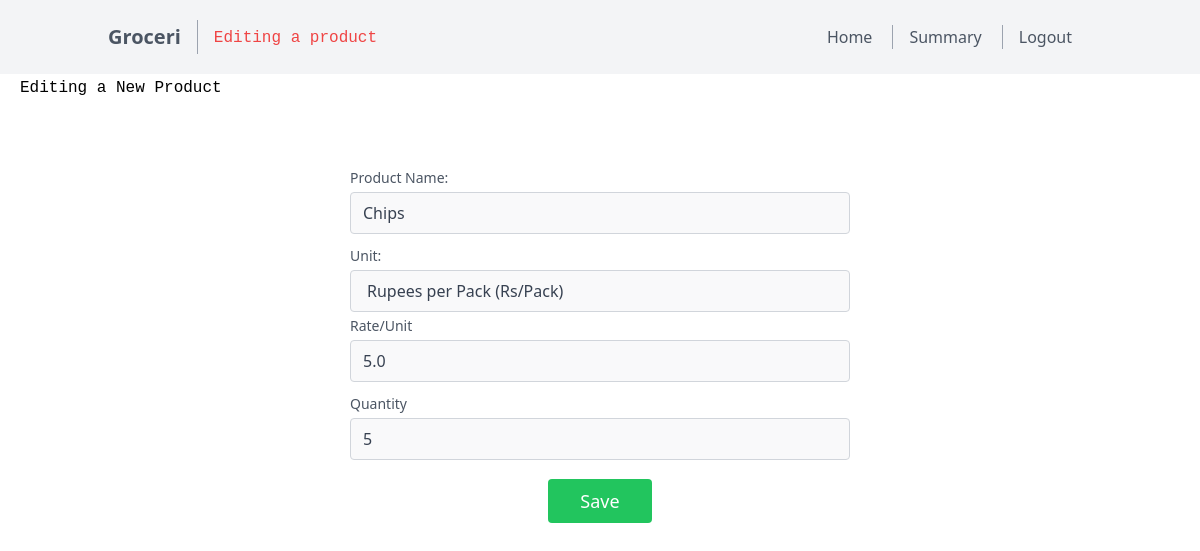
The page /product/16/edit (signed in) on the database as committed earlier.
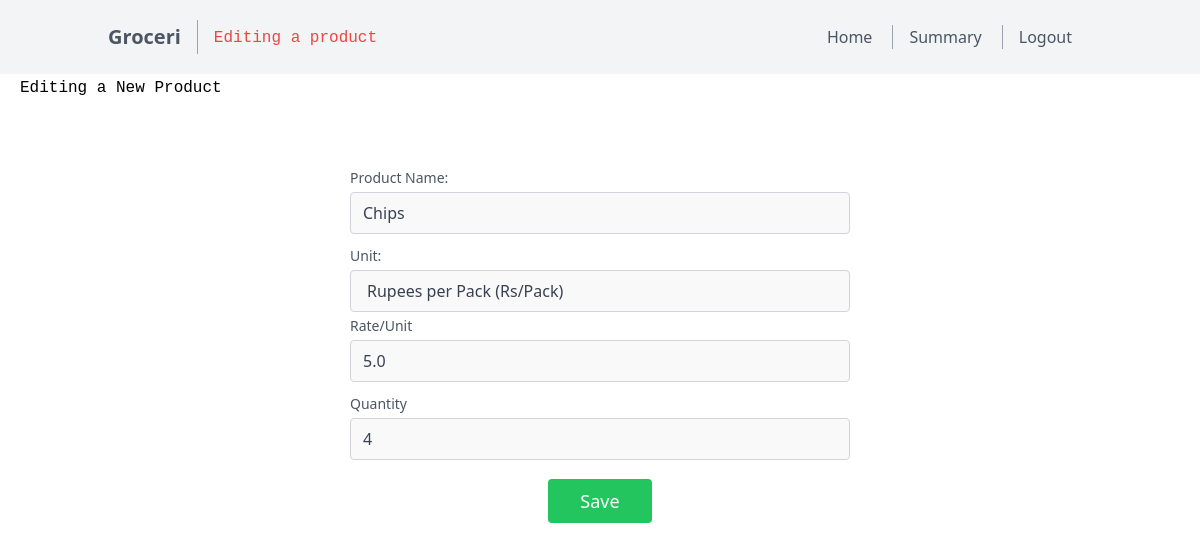
The same page on the database as committed later.
### models.py (models this page shows)
class Product(db.Model):
    __TableName__ = 'product'
    productid = db.Column(db.Integer, primary_key=True, autoincrement=True, nullable=False, unique=True)
    productname = db.Column(db.String(20), nullable=False)
    categoryid = db.Column(db.Integer, db.ForeignKey('category.categoryid'), nullable=False)
    rateperunit = db.Column(db.Float, nullable=False)
    unit= db.Column(db.String(20), nullable=False)
    quantity = db.Column(db.Integer, nullable=False)

### routes.py (the view)
@app.route('/product/<int:productid>/edit')
@auth_required
@manager_required
def edit_product(productid):
    return render_template('product/edit_product.html',product=Product.query.filter_by(productid=productid).first(),nav="edit_product")

### routes.py (called while the page is built)
def auth_required(func):
    @wraps(func)
    def inner(*args, **kwargs):
        if 'user_id' not in session:
            flash('Please login to continue')
            return redirect(url_for('login'))
        return func(*args, **kwargs)
    return inner

def manager_required(func):
    @wraps(func)
    def inner(*args, **kwargs):
        if 'user_id' not in session:
            flash('Please login to continue')
            return redirect(url_for('login'))
        if User.query.filter_by(userid=session['user_id']).first().role!="manager":
            flash('You are not authorized to access this page')
            return redirect(url_for('index'))
        return func(*args, **kwargs)
    return inner

### templates/product/edit_product.html (shortened to what this page needs)
{% extends 'manager_layout.html' %}
{% block content %}
<code style="margin-left:20px;margin-top:15px;">Editing a New Product</code>
<section class="text-gray-600 body-font relative">
    <form action="" method="post" class="mt-5">
    <div class="container px-5 py-15 mx-auto">
      <div class="lg:w-1/2 md:w-2/3 mx-auto">
        <div class="flex flex-wrap -m-2">
          <div class="p-1 w-full">
            <div class="relative">
              <label for="productname" class="leading-7 text-sm text-gray-600">Product Name:</label>
              <input type="text" id="productname" name="productname" value="{{product.productname}}" class="w-full bg-gray-100 bg-opacity-50 rounded border border-gray-300 focus:border-indigo-500 focus:bg-white focus:ring-2 focus:ring-indigo-200 text-base outline-none text-gray-700 py-1 px-3 leading-8 transition-colors duration-200 ease-in-out" required autofocus>
            </div>
          </div>
          <div class="p-1 w-full">
            <div class="relative">
              <label for="productunit" class="leading-7 text-sm text-gray-600">Unit:</label>
              <select id="productunit" name="productunit" class="w-full bg-gray-100 bg-opacity-50 rounded border border-gray-300 focus:border-indigo-500 focus:bg-white focus:ring-2 focus:ring-indigo-200 text-base outline-none text-gray-700 py-2 px-4 appearance-none leading-6 transition-colors duration-200 ease-in-out" required>
                <option value="rs/pack"{%if product.unit == "rs/pack"%}selected{%endif%}>Rupees per Pack (Rs/Pack)</option>
              </select>
            </div>
          </div>
        </div>
          <div class="flex flex-wrap -m-2">
            <div class="p-1 w-full">
              <div class="relative">
                <label for="rateperunit" class="leading-7 text-sm text-gray-600">Rate/Unit</label>
                <input type="number" id="rateperunit" name="rateperunit" value={{product.rateperunit}} class="w-full bg-gray-100 bg-opacity-50 rounded border border-gray-300 focus:border-indigo-500 focus:bg-white focus:ring-2 focus:ring-indigo-200 text-base outline-none text-gray-700 py-1 px-3 leading-8 transition-colors duration-200 ease-in-out" required>
              </div>
            </div>
            <div class="p-1 w-full">
              <div class="relative">
                <label for="productquantity" class="leading-7 text-sm text-gray-600">Quantity</label>
                <input type="number" id="productquantity" name="productquantity" value={{product.quantity}} class="w-full bg-gray-100 bg-opacity-50 rounded border border-gray-300 focus:border-indigo-500 focus:bg-white focus:ring-2 focus:ring-indigo-200 text-base outline-none text-gray-700 py-1 px-3 leading-8 transition-colors duration-200 ease-in-out" required>
              </div>
            </div>
            </div>
                  </div>
          <div class="p-2 w-full" style="margin-top:15px;">
            <input type="submit" class="flex mx-auto text-white bg-green-500 border-0 py-2 px-8 focus:outline-none hover:bg-green-600 rounded text-lg" value="Save" />
          </div>
        </div>
    </form>
  </section>
{% endblock %}

Rows that differ between the two databases and show on the page:
changed Product "Chips": productquantity "5" → "4"
